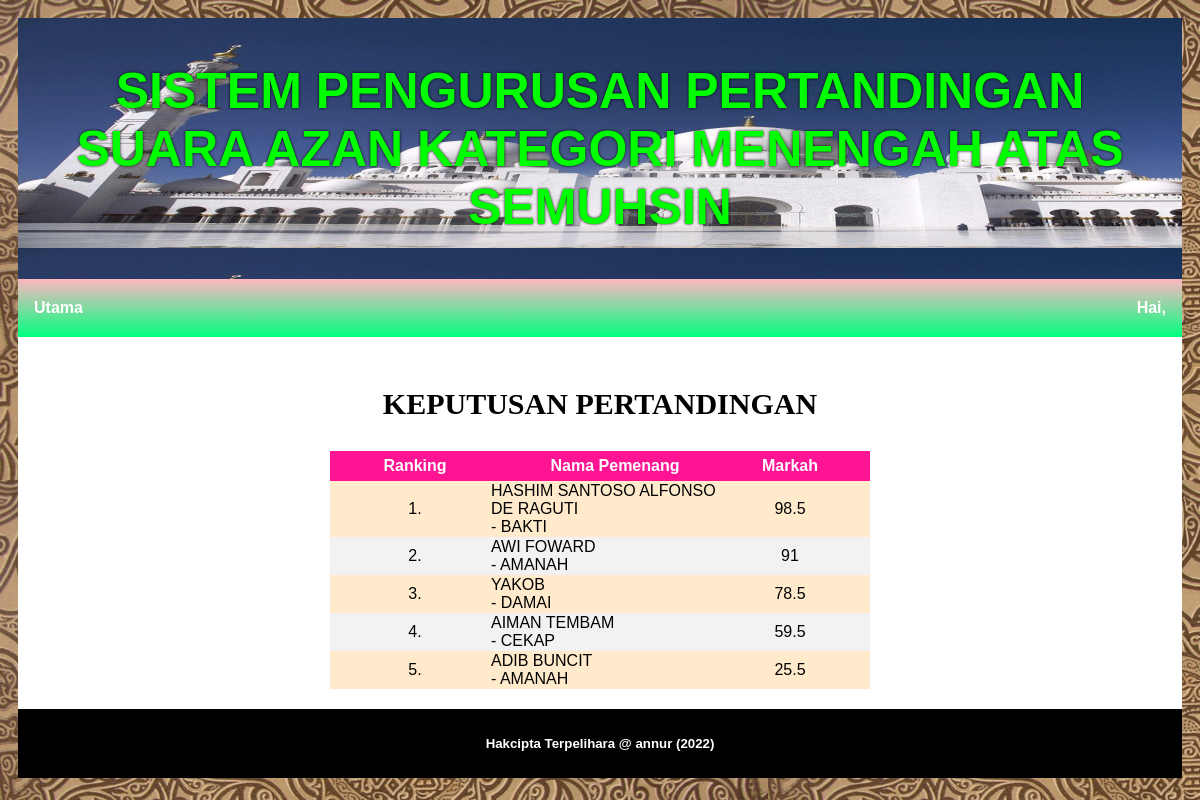
Page /annur/keputusan.php (signed in) on the committed database.
### tables this page shows
CREATE TABLE `skor` (
  `id` int(3) NOT NULL,
  `lancar` int(2) NOT NULL,
  `lagu` int(2) NOT NULL,
  `suara` int(2) NOT NULL,
  `tertib` int(2) NOT NULL,
  `nokp_peserta` varchar(12) NOT NULL,
  `login_id` varchar(8) NOT NULL
);

CREATE TABLE `peserta` (
  `nokp_peserta` varchar(12) NOT NULL,
  `nama_peserta` varchar(255) NOT NULL,
  `no_telefon` varchar(11) NOT NULL,
  `kod_kelas` varchar(7) NOT NULL
);

CREATE TABLE `kelas` (
  `kod_kelas` varchar(7) NOT NULL,
  `nama_kelas` varchar(255) NOT NULL
);

### annur/keputusan.php (the view, shortened to what this page needs)
<?php
 include ("header.php");
 include ("nav.php");
 ?>
 <html>
 <head>
 </head>
 <body>
 <div id="mainbody">
     <div id="tajuk"><p>KEPUTUSAN PERTANDINGAN</p></div>
 <?php
 $mysql = "SELECT *,
          SUM(lancar + lagu + suara + tertib)
               AS jumlah
          FROM skor
            INNER JOIN peserta USING (nokp_peserta)
            INNER JOIN kelas USING (kod_kelas)
            INNER JOIN hakim USING (login_id)
          GROUP BY nokp_peserta
          ORDER BY jumlah DESC
            LIMIT 10";
 $result = mysqli_query($conn, $mysql) or die(mysql_error());
 $bil = 0;
 if (mysqli_num_rows($result) > 0)
 {
   $semak = "SELECT COUNT(login_id) AS bil_hakim FROM hakim";
   $res = mysqli_query($conn, $semak) or die(mysql_error());
   $row2 = mysqli_fetch_array($res);
   echo "<table border='0'>";
   echo "<col width='10'>";
   echo "<col width='150'>";
   echo "<col width='250'>";
   echo "<col width='100'>";
   echo "<col width='30'>";
   echo "<tr>";
   echo "<th></th>";
   echo "<th>Ranking</th>";
   echo "<th>Nama Pemenang</th>";
   echo "<th>Markah</th>";
   echo "<th></th>";
   echo "</tr>";
   while($row = mysqli_fetch_assoc($result))
   {
   $bil++;
   $skor = $row['jumlah'] / $row2['bil_hakim'];
  echo "<tr height='10'>";
  echo "<td></td>";
  echo "<td>".$bil.".</td>";
  echo "<td>".$row['nama_peserta']."<br>- "
             .$row['nama_kelas']."</td>";
  echo "<td>".$skor."</td>";
  echo "<td></td>";
  echo "</tr>";
  }
  echo "</table>";
 }
 else { echo "<center>Tiada rekod</center>"; }
 ?>
 </div>
 <?php
 include ("footer.php");
 ?>
 </body>
 </html>

### annur/keputusan.php (style rules this page uses)
#mainbody { background-color: white; padding: 20px; }
#tajuk { font-size: 30px; font-family: Tw Cen MT Condensed; font-weight: bold; text-align: center; }
table { margin-left: auto; margin-right: auto; border-collapse: collapse; margin: auto; background-color: #f2f2f2; }
td { text-align: left; height: 30px; }
tr:nth-child(even) { background-color: #ffebcc; }
tr td { text-align: center; }
tr td:nth-child(3) { text-align: left; }
th { height: 30px; text-align: center; font-weight: bold; color: white; background-color: DeepPink; }

### rows in the picture
skor: nokp_peserta.nama_peserta "HASHIM SANTOSO ALFONSO DE RAGUTI", kelas.nama_kelas "BAKTI", skor "98.5"
skor: nokp_peserta.nama_peserta "AWI FOWARD", kelas.nama_kelas "AMANAH", skor "91"
skor: nokp_peserta.nama_peserta "YAKOB", kelas.nama_kelas "DAMAI", skor "78.5"
skor: nokp_peserta.nama_peserta "AIMAN TEMBAM", kelas.nama_kelas "CEKAP", skor "59.5"
skor: nokp_peserta.nama_peserta "ADIB BUNCIT", kelas.nama_kelas "AMANAH", skor "25.5"
